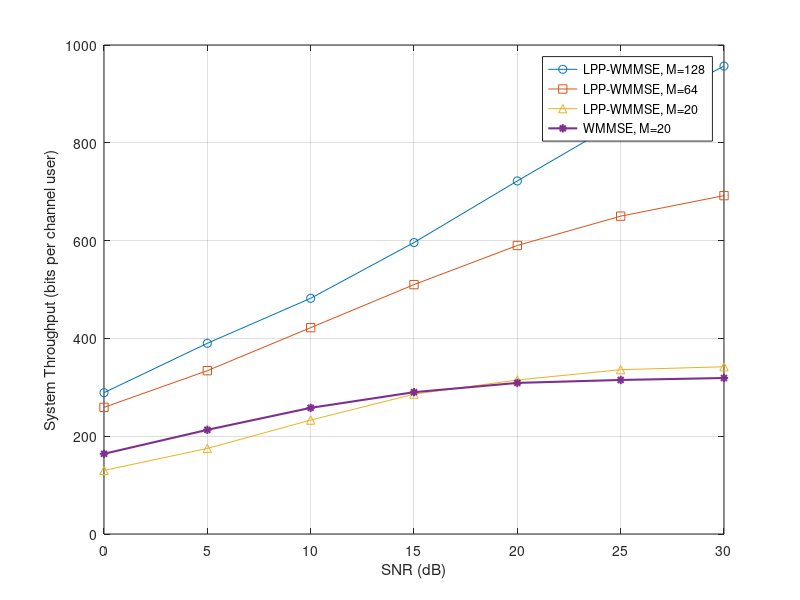

Write the MATLAB code that produced this figure.
dB = [0 : 5 : 30];
rM8Q8C7 = [259, 334, 422, 510, 590, 650, 692];
rpcM8Q8C7 = [1.0 0.99 0.99 0.98 0.99, 0.99, 0.99];

rM8Q16C7 = [289, 390, 482, 596, 722, 845, 957];

rM4Q5C7 = [130, 175, 233, 286, 315, 336, 342];

wmmseM4Q5C7 = [164, 213, 258, 290, 309, 315, 319];
% power consumption 100%

plot(dB, rM8Q16C7, '-o', dB, rM8Q8C7, '-s', dB, rM4Q5C7, '-^', dB, wmmseM4Q5C7, '-*', 'LineWidth', 1.5);
legend('LPP-WMMSE, M=128', 'LPP-WMMSE, M=64', 'LPP-WMMSE, M=20', 'WMMSE, M=20');
grid on;
xlabel('SNR (dB)');
ylabel('System Throughput (bits per channel user)');
